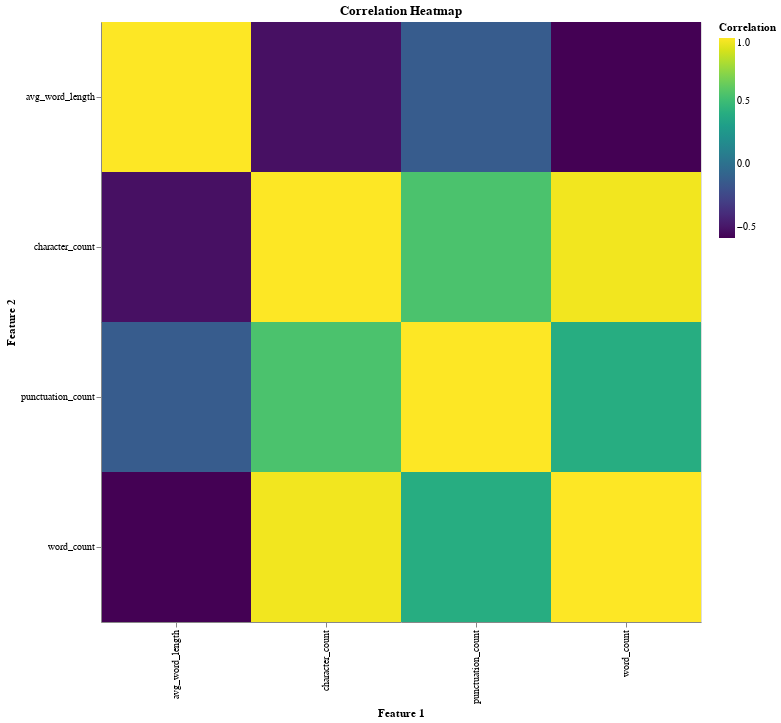

Write notebook code for a chart like this one.
### Code cell
correlation_matrix = dates_tweets.drop(columns=['weak_label','Date & Time','Tweet Text','Sentiment','season','time_of_day','year','month','day']).corr()
correlation_long = correlation_matrix.reset_index().melt(id_vars='index')
correlation_long.columns = ['Feature 1', 'Feature 2', 'Correlation']

alt.Chart(correlation_long).mark_rect().encode(
    x='Feature 1:O',
    y='Feature 2:O',
    color=alt.Color('Correlation:Q', scale=alt.Scale(scheme='viridis')),
    tooltip=['Feature 1', 'Feature 2', 'Correlation']
).properties(
    width=600,
    height=600,
    title="Correlation Heatmap"
)

### Figure 1 — Vega-Lite specification as saved in the notebook (floating-point values rounded to 4 significant figures)
{"config": {"view": {"continuousWidth": 300, "continuousHeight": 300}}, "data": {"name": "data-ac6b2aa8e8db6eba3e93e102985ffdde"}, "mark": {"type": "rect"}, "encoding": {"color": {"field": "Correlation", "scale": {"scheme": "viridis"}, "type": "quantitative"}, "tooltip": [{"field": "Feature 1", "type": "nominal"}, {"field": "Feature 2", "type": "nominal"}, {"field": "Correlation", "type": "quantitative"}], "x": {"field": "Feature 1", "type": "ordinal"}, "y": {"field": "Feature 2", "type": "ordinal"}}, "height": 600, "title": "Correlation Heatmap", "width": 600, "$schema": "https://vega.github.io/schema/vega-lite/v6.1.0.json", "datasets": {"data-ac6b2aa8e8db6eba3e93e102985ffdde": [{"Feature 1": "character_count", "Feature 2": "character_count", "Correlation": 1.0}, {"Feature 1": "avg_word_length", "Feature 2": "character_count", "Correlation": -0.5296}, {"Feature 1": "word_count", "Feature 2": "character_count", "Correlation": 0.9695}, {"Feature 1": "punctuation_count", "Feature 2": "character_count", "Correlation": 0.547}, {"Feature 1": "character_count", "Feature 2": "avg_word_length", "Correlation": -0.5296}, {"Feature 1": "avg_word_length", "Feature 2": "avg_word_length", "Correlation": 1.0}, {"Feature 1": "word_count", "Feature 2": "avg_word_length", "Correlation": -0.5911}, {"Feature 1": "punctuation_count", "Feature 2": "avg_word_length", "Correlation": -0.1341}, {"Feature 1": "character_count", "Feature 2": "word_count", "Correlation": 0.9695}, {"Feature 1": "avg_word_length", "Feature 2": "word_count", "Correlation": -0.5911}, {"Feature 1": "word_count", "Feature 2": "word_count", "Correlation": 1.0}, {"Feature 1": "punctuation_count", "Feature 2": "word_count", "Correlation": 0.3987}, {"Feature 1": "character_count", "Feature 2": "punctuation_count", "Correlation": 0.547}, {"Feature 1": "avg_word_length", "Feature 2": "punctuation_count", "Correlation": -0.1341}, {"Feature 1": "word_count", "Feature 2": "punctuation_count", "Correlation": 0.3987}, {"Feature 1": "punctuation_count", "Feature 2": "punctuation_count", "Correlation": 1.0}]}}
